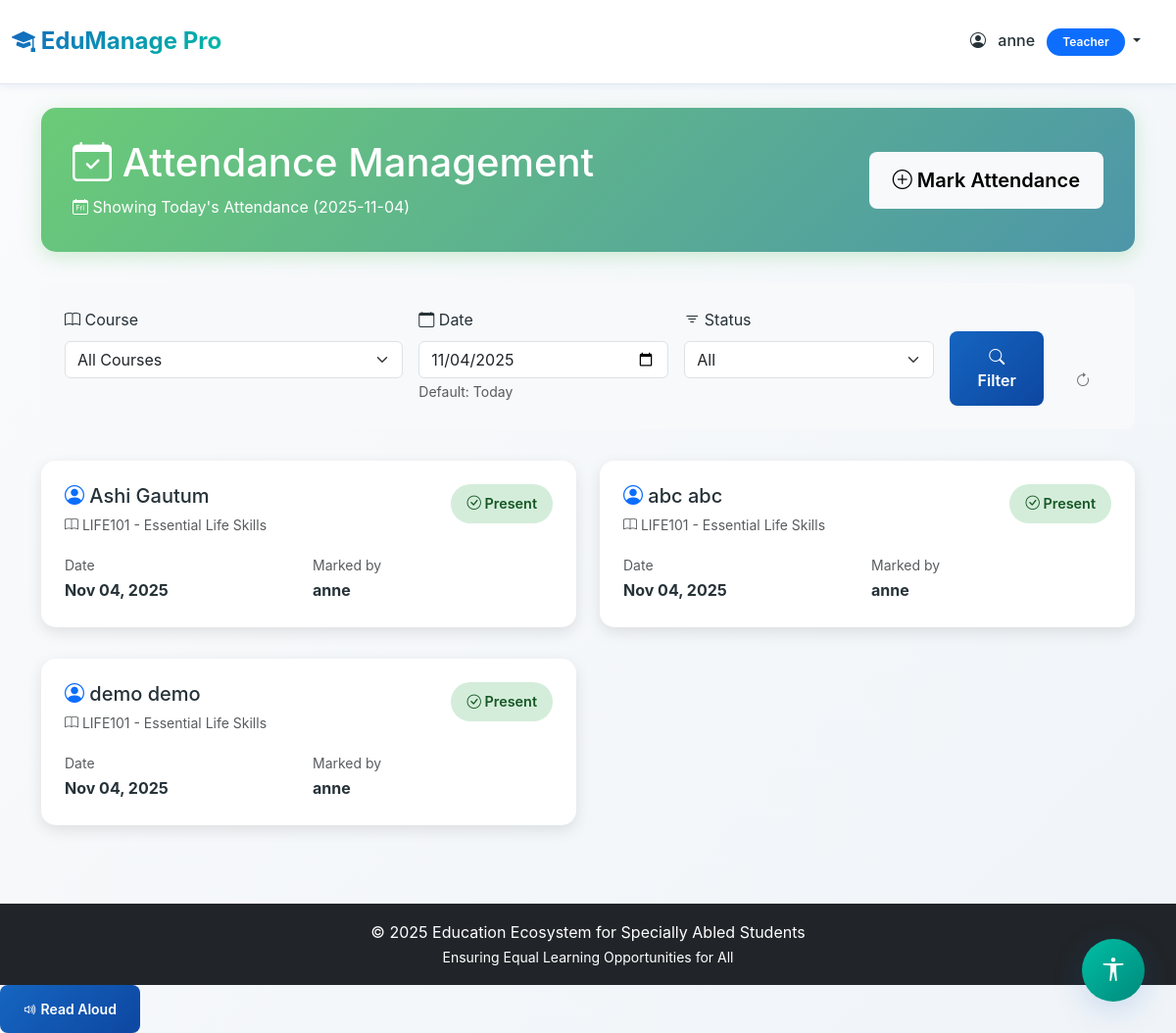
The app's page /attendance/ (signed in) with its own data.
### myapp/models.py (models this page shows, shortened)
class Profile(models.Model):
    ROLE_CHOICES = [
        ('admin', 'Admin'),
        ('teacher', 'Teacher'),
        ('student', 'Student'),
        ('parent', 'Parent'),
    ]
    DISABILITY_CHOICES = [
        ('none', 'None'),
        ('visual', 'Visual Impairment'),
        ('hearing', 'Hearing Impairment'),
        ('mobility', 'Mobility Impairment'),
        ('learning', 'Learning Disability'),
        ('multiple', 'Multiple Disabilities'),
    ]
    CONTENT_PREFERENCE = [
        ('text', 'Text'),
        ('audio', 'Audio'),
        ('video', 'Video'),
        ('mixed', 'Mixed'),
    ]
    FONT_SIZE_CHOICES = [
        ('small', 'Small'),
        ('medium', 'Medium'),
        ('large', 'Large'),
    ]
    user = models.OneToOneField(User, on_delete=models.CASCADE, related_name='profile')
    role = models.CharField(max_length=20, choices=ROLE_CHOICES, default='student')
    phone = models.CharField(max_length=15, blank=True, null=True)
    address = models.TextField(blank=True, null=True)
    profile_picture = models.ImageField(upload_to='profile_pics/', blank=True, null=True)
    disability_type = models.CharField(max_length=20, choices=DISABILITY_CHOICES, default='none')
    assistance_required = models.TextField(blank=True, null=True, help_text="Describe any special assistance needed")
    preferred_content_format = models.CharField(max_length=10, choices=CONTENT_PREFERENCE, default='mixed')
    high_contrast_mode = models.BooleanField(default=False)
    font_size = models.CharField(max_length=10, choices=FONT_SIZE_CHOICES, default='medium')
    linked_student = models.ForeignKey(User, on_delete=models.SET_NULL, null=True, blank=True,
                                       related_name='parent_link', limit_choices_to={'profile__role': 'student'})
    created_at = models.DateTimeField(auto_now_add=True)
    updated_at = models.DateTimeField(auto_now=True)
    class Meta:
        ordering = ['-created_at']

class Attendance(models.Model):
    STATUS_CHOICES = [
        ('present', 'Present'),
        ('absent', 'Absent'),
        ('late', 'Late'),
    ]
    student = models.ForeignKey(User, on_delete=models.CASCADE, related_name='attendance',
                                limit_choices_to={'profile__role': 'student'})
    course = models.ForeignKey(Course, on_delete=models.CASCADE, related_name='attendance')
    date = models.DateField()
    status = models.CharField(max_length=10, choices=STATUS_CHOICES)
    remarks = models.TextField(blank=True, null=True)
    marked_by = models.ForeignKey(User, on_delete=models.CASCADE, related_name='attendance_marked')
    class Meta:
        ordering = ['-date']
        unique_together = ['student', 'course', 'date']

class Course(models.Model):
    title = models.CharField(max_length=200)
    description = models.TextField()
    teacher = models.ForeignKey(User, on_delete=models.CASCADE, related_name='courses_taught',
                                limit_choices_to={'profile__role': 'teacher'})
    students = models.ManyToManyField(User, related_name='courses_enrolled', blank=True,
                                      limit_choices_to={'profile__role': 'student'})
    course_code = models.CharField(max_length=20, unique=True)
    created_at = models.DateTimeField(auto_now_add=True)
    updated_at = models.DateTimeField(auto_now=True)
    is_active = models.BooleanField(default=True)
    class Meta:
        ordering = ['-created_at']

### myapp/views.py (the view)
# urls.py: path('attendance/', views.attendance_list, name='attendance_list'),
@login_required
def attendance_list(request):
    if request.user.profile.role not in ['admin', 'teacher']:
        messages.error(request, 'Access denied.')
        return redirect('dashboard')
    from datetime import date as date_module
    course_id = request.GET.get('course')
    date_filter = request.GET.get('date')
    status_filter = request.GET.get('status')
    if not date_filter or date_filter == '':
        date_filter = date_module.today().isoformat()
    if request.user.profile.role == 'admin':
        attendance_records = Attendance.objects.all()
        courses = Course.objects.all()
    else:
        attendance_records = Attendance.objects.filter(course__teacher=request.user)
        courses = Course.objects.filter(teacher=request.user)
    attendance_records = attendance_records.filter(date=date_filter)
    if course_id:
        attendance_records = attendance_records.filter(course_id=course_id)
    if status_filter:
        attendance_records = attendance_records.filter(status=status_filter)
    attendance_records = attendance_records.select_related('student', 'course', 'marked_by').order_by('-date', 'student__first_name')
    context = {
        'attendance_records': attendance_records,
        'courses': courses,
        'selected_date': date_filter,
        'today': date_module.today().isoformat(),
    }
    return render(request, 'attendance_list.html', context)

### myapp/templates/attendance_list.html (shortened to what this page needs)
{% extends 'base.html' %}
{% block content %}
<div class="attendance-header">
    <div class="d-flex justify-content-between align-items-center">
        <div>
            <h1><i class="bi bi-calendar-check"></i> Attendance Management</h1>
            <p class="mb-0">
                {% if selected_date == today %}
                <i class="bi bi-calendar-day"></i> Showing Today's Attendance ({{ selected_date }})
                {% else %}
                <i class="bi bi-calendar-date"></i> Showing Attendance for {{ selected_date }}
                {% endif %}
            </p>
        </div>
        <a href="{% url 'attendance_mark' %}" class="btn btn-light btn-lg">
            <i class="bi bi-plus-circle"></i> Mark Attendance
        </a>
    </div>
</div>
<div class="filter-section">
    <form method="GET" class="row g-3">
        <div class="col-md-4">
            <label class="form-label"><i class="bi bi-book"></i> Course</label>
            <select name="course" class="form-select">
                <option value="">All Courses</option>
            </select>
        </div>
        <div class="col-md-3">
            <label class="form-label"><i class="bi bi-calendar"></i> Date</label>
            <input type="date" name="date" class="form-control" value="{{ selected_date }}">
            <small class="text-muted">Default: Today</small>
        </div>
        <div class="col-md-3">
            <label class="form-label"><i class="bi bi-filter"></i> Status</label>
            <select name="status" class="form-select">
                <option value="">All</option>
            </select>
        </div>
        <div class="col-md-2 d-flex align-items-end gap-2">
            <button type="submit" class="btn btn-primary flex-grow-1">
                <i class="bi bi-search"></i> Filter
            </button>
            <a href="{% url 'attendance_list' %}" class="btn btn-outline-secondary" title="Reset filters">
                <i class="bi bi-arrow-clockwise"></i>
            </a>
        </div>
    </form>
</div>
<div class="row">
    {% if attendance_records %}
        {% for record in attendance_records %}
        <div class="col-md-6 mb-3">
            <div class="attendance-card">
                <div class="d-flex justify-content-between align-items-start mb-3">
                    <div>
                        <h5 class="mb-1">
                            <i class="bi bi-person-circle text-primary"></i>
                            {{ record.student.get_full_name|default:record.student.username }}
                        </h5>
                        <small class="text-muted">
                            <i class="bi bi-book"></i> {{ record.course.course_code }} - {{ record.course.title }}
                        </small>
                    </div>
                    <span class="status-badge status-{{ record.status }}">
                        {% if record.status == 'present' %}
                            <i class="bi bi-check-circle"></i> Present
                        {% elif record.status == 'absent' %}
                            <i class="bi bi-x-circle"></i> Absent
                        {% else %}
                            <i class="bi bi-clock"></i> Late
                        {% endif %}
                    </span>
                </div>
                <div class="row g-2">
                    <div class="col-6">
                        <small class="text-muted d-block">Date</small>
                        <strong>{{ record.date|date:"M d, Y" }}</strong>
                    </div>
                    <div class="col-6">
                        <small class="text-muted d-block">Marked by</small>
                        <strong>{{ record.marked_by.get_full_name|default:record.marked_by.username }}</strong>
                    </div>
                </div>
            </div>
        </div>
        {% endfor %}
    {% endif %}
</div>
{% endblock %}

### myapp/templates/base.html (shortened to what this page needs)
<!DOCTYPE html>
<html lang="en">
<head>
    <link href="https://cdn.jsdelivr.net/npm/bootstrap@5.3.0/dist/css/bootstrap.min.css" rel="stylesheet">
    <link rel="stylesheet" href="https://cdn.jsdelivr.net/npm/bootstrap-icons@1.11.0/font/bootstrap-icons.css">
    {% load static %}
    <link rel="stylesheet" href="{% static 'css/style.css' %}?v=2.0">
</head>
<body {% if user.is_authenticated and user.profile.high_contrast_mode %}class="high-contrast"{% endif %}
      data-font-size="{% if user.is_authenticated %}{{ user.profile.font_size }}{% else %}medium{% endif %}"
      data-disability-type="{% if user.is_authenticated %}{{ user.profile.disability_type }}{% else %}none{% endif %}">
    {% if user.is_authenticated %}
    <nav class="navbar navbar-expand-lg navbar-main">
        <div class="container-fluid">
            <a class="navbar-brand" href="{% url 'dashboard' %}">
                <i class="bi bi-mortarboard-fill"></i> EduManage Pro
            </a>
            <div class="navbar-nav ms-auto">
                <div class="nav-item dropdown">
                    <a class="nav-link dropdown-toggle" href="#" role="button" data-bs-toggle="dropdown">
                        <i class="bi bi-person-circle me-2"></i> {{ user.username }}
                        <span class="badge bg-primary ms-2">{{ user.profile.get_role_display }}</span>
                    </a>
                </div>
            </div>
        </div>
    </nav>
    {% endif %}
    <main class="container my-4">
        {% block content %}{% endblock %}
    </main>
    {% if user.is_authenticated %}
    <div class="accessibility-toolbar">
        <button class="accessibility-toggle-btn" id="accessibilityToggle" title="Accessibility Options">
            <i class="bi bi-universal-access"></i>
        </button>
    </div>
    {% endif %}
    <footer class="bg-dark text-white text-center py-3 mt-5">
        <p class="mb-0">&copy; 2025 Education Ecosystem for Specially Abled Students</p>
        <p class="mb-0 small">Ensuring Equal Learning Opportunities for All</p>
    </footer>
    {% load static %}
</body>
</html>

### myapp/static/css/style.css (style rules this page uses)
:root { --primary-blue: #1565C0; --primary-dark: #0D47A1; --primary-light: #42A5F5; --accent-emerald: #00BFA5; --accent-light: #64FFDA; --accent-dark: #00897B; --neutral-white: #FFFFFF; --neutral-light: #FAFBFC; --neutral-gray: #E3E8EF; --neutral-dark: #455A64; --text-dark: #263238; --text-light: #78909C; --success: #00C853; --warning: #FF9100; --danger: #FF5252; --info: #2979FF; --shadow-sm: 0 2px 8px rgba(21, 101, 192, 0.08); --shadow-md: 0 4px 16px rgba(21, 101, 192, 0.12); --shadow-lg: 0 8px 32px rgba(21, 101, 192, 0.18); --radius-sm: 8px; --radius-md: 12px; --radius-lg: 16px; }
body { font-family: 'Inter', 'Segoe UI', system-ui, sans-serif; background: linear-gradient(135deg, var(--neutral-light) 0%, #f0f4f8 100%); color: var(--text-dark); line-height: 1.7; min-height: 100vh; transition: all 0.3s ease; }
body[data-font-size="medium"] { font-size: 16px; }
.navbar-main { background: rgba(255, 255, 255, 0.95); backdrop-filter: blur(20px); border-bottom: 1px solid var(--neutral-gray); box-shadow: var(--shadow-sm); padding: 1rem 0; position: sticky; top: 0; z-index: 1000; }
.navbar-brand { font-weight: 700; font-size: 1.5rem; background: linear-gradient(135deg, var(--primary-blue), var(--accent-emerald)); -webkit-background-clip: text; -webkit-text-fill-color: transparent; background-clip: text; }
.nav-link { color: var(--text-dark) !important; font-weight: 500; padding: 0.75rem 1.25rem !important; border-radius: var(--radius-sm); transition: all 0.3s cubic-bezier(0.4, 0, 0.2, 1); margin: 0 0.25rem; }
.btn { border: none; border-radius: var(--radius-sm); padding: 0.875rem 1.5rem; font-weight: 600; transition: all 0.3s cubic-bezier(0.4, 0, 0.2, 1); position: relative; overflow: hidden; }
.btn::before { content: ''; position: absolute; top: 50%; left: 50%; width: 0; height: 0; background: rgba(255, 255, 255, 0.2); border-radius: 50%; transform: translate(-50%, -50%); transition: width 0.6s, height 0.6s; }
.btn-primary { background: linear-gradient(135deg, var(--primary-blue), var(--primary-dark)); color: var(--neutral-white); }
.badge { padding: 0.5rem 1rem; border-radius: 20px; font-weight: 600; font-size: 0.75rem; }
.accessibility-toolbar { position: fixed; bottom: 2rem; right: 2rem; z-index: 1050; }
.accessibility-toggle-btn { width: 64px; height: 64px; background: linear-gradient(135deg, var(--accent-emerald), var(--accent-dark)); border: none; border-radius: 50%; color: white; font-size: 1.5rem; box-shadow: var(--shadow-lg); transition: all 0.4s cubic-bezier(0.4, 0, 0.2, 1); cursor: pointer; }

### myapp/templates/attendance_list.html (style rules this page uses)
.attendance-header { background: linear-gradient(135deg, #6BCB77 0%, #4D96A9 100%); color: white; padding: 2rem; border-radius: 15px; margin-bottom: 2rem; box-shadow: 0 5px 20px rgba(107, 203, 119, 0.3); }
.attendance-card { background: white; border-radius: 15px; padding: 1.5rem; box-shadow: 0 5px 15px rgba(0,0,0,0.1); margin-bottom: 1rem; transition: all 0.3s ease; }
.status-badge { padding: 0.5rem 1rem; border-radius: 20px; font-weight: 600; font-size: 0.9rem; }
.status-present { background: #d4edda; color: #155724; }
.filter-section { background: #f8f9fa; padding: 1.5rem; border-radius: 10px; margin-bottom: 2rem; }

### records on screen
Attendance: student.get_full_name "Ashi Gautum", course.course_code "LIFE101", course "Essential Life Skills", status "present" (drawn), date "Nov 04, 2025", marked_by.get_full_name "anne"
Attendance: student.get_full_name "abc abc", course.course_code "LIFE101", course "Essential Life Skills", status "present" (drawn), date "Nov 04, 2025", marked_by.get_full_name "anne"
Attendance: student.get_full_name "demo demo", course.course_code "LIFE101", course "Essential Life Skills", status "present" (drawn), date "Nov 04, 2025", marked_by.get_full_name "anne"

### other values on screen
{{ user.username }} "anne"
{{ user.profile.get_role_display }} "Teacher"
{{ selected_date }} "2025-11-04"
